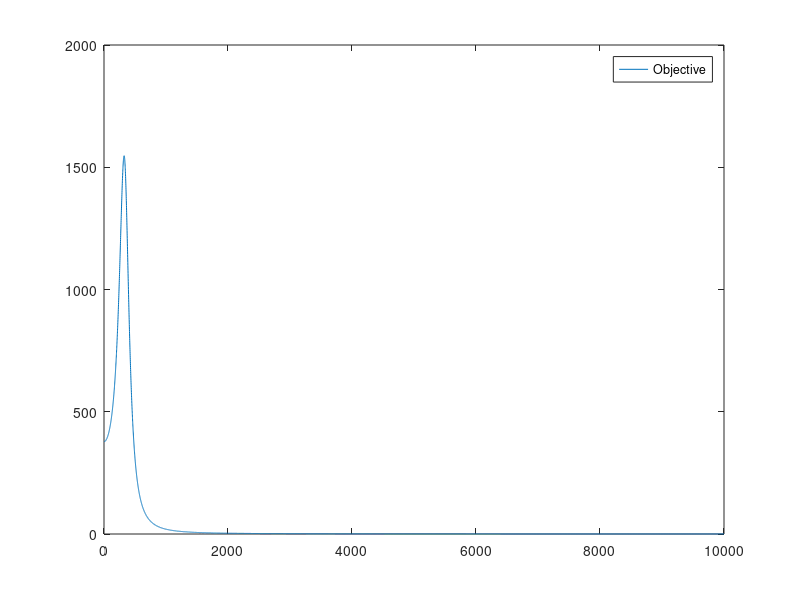
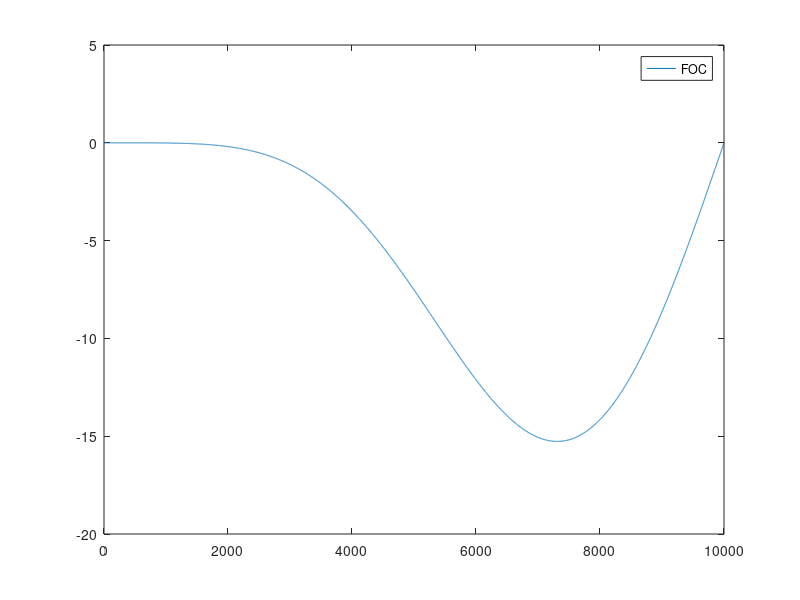
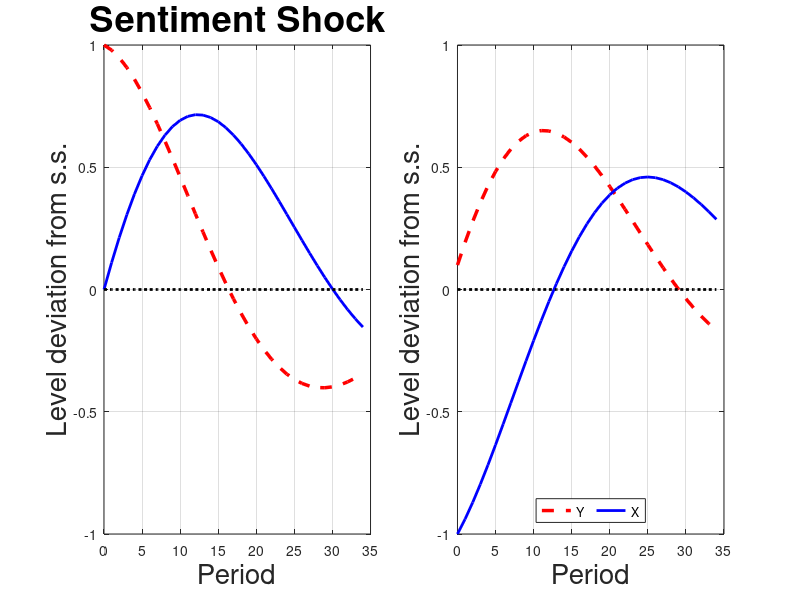

Write the MATLAB code that produced these figures, in order. (Note: this script raises an error after producing the figures.)
%%%%%%%%%%%%%%%%%%%%%%%%%%%%%%%%%%%%%%%%%%%%%%%%%%%%%%%%%%%%%%%%%%%%%%%%%%%
%
%                           Two Equations Model
%                      Brianti, Cormun, February 2019
%
%%%%%%%%%%%%%%%%%%%%%%%%%%%%%%%%%%%%%%%%%%%%%%%%%%%%%%%%%%%%%%%%%%%%%%%%%%%

clear
close all

% Structural Form System
% (1) Y_t = phi    *Y_{t-1} + psi     *X_t      + s_t^S
% (2) X_t = theta  *Y_{t-1} + (1-rho) *X_{t-1}  - s_t^Z

% Reduced Form Model
% (1) Y_t = (phi + psi*theta)  *Y_{t-1} + psi*(1-rho)   *X_{t-1} - psi*s_t^Z + s_t^S
% (2) X_t = theta              *Y_{t-1} + (1-rho)       *X_{t-1} -     s_t^Z

% Parameterization
phi   = 0.99;
psi   = -0.10;
rho   = 0.05;
thet  = .11;

% Eigenvalues Matrix Reduced Form
redu_matrix         = [phi+psi*thet psi*(1-rho); thet (1-rho)];
[AAA,eigens_matrix] = eig(redu_matrix);
eigens_matrix       = diag(eigens_matrix);
eigens_matrix       = sort(eigens_matrix)

% Parameterization
omeg = linspace(0,pi,10000);
omeg = omeg';
bet1 = phi + psi*thet + 1 - rho;
bet2 = - (phi)*(1-rho);
poly  = [1 -bet1 -bet2];
eigens_poly = sort(roots(poly));

if sum((eigens_matrix - eigens_poly).^2) > 10^(-12)
      error('Either Reduced Form Matrix or Polynomial in It is wrong')
end

DEN = 1 + bet1.^2 + bet2.^2 - 2.*bet1.*(1-bet2).*cos(omeg) - 2.*bet2.*cos(2*omeg);
NUM = 1 + (1-rho) - 2.*(1 - rho).*cos(omeg);
obj = NUM./DEN;
check = 2.*(1-rho).*sin(omeg).*DEN ...
      - NUM.*(4.*bet2.*sin(2.*omeg) + 2.*bet1.*(1 - bet2).*sin(omeg));

figure(1)
plot(obj)
legend('Objective')

figure(2)
plot(check)
legend('FOC')

% Sentiment Shocks
Ys(1) = 1;
Xs(1) = 0;
H = 35;
for i = 2:H
      Ys(i) = (phi + psi*thet)*Ys(i-1) + psi*(1-rho)*Xs(i-1);
      Xs(i) = thet*Ys(i-1) + (1-rho)*Xs(i-1);
end
% Technology Shocks
Yz(1) = -psi;
Xz(1) = -1;
for i = 2:H
      Yz(i) = (phi + psi*thet)*Yz(i-1) + psi*(1-rho)*Xz(i-1);
      Xz(i) = thet*Yz(i-1) + (1-rho)*Xz(i-1);
end
close all
figure('Position',[1 41 1920 963])
set(gcf,'color','w');
subplot(1,2,1)
plot(linspace(0,H-1,H),Ys,'--','linewidth', 2.5,'Color','r')
hold on
plot(linspace(0,H-1,H),Xs,'-','linewidth', 2,'Color','b')
grid on
plot([0:H-1]',0*[1:H]',':k','linewidth', 2);
xlabel('Period','fontsize',20);
ylabel('Level deviation from s.s.','fontsize',20);
title('Sentiment Shock', 'fontsize', 26);
hold off
subplot(1,2,2)
plot(linspace(0,H-1,H),Yz,'--','linewidth', 2.5,'Color','r')
hold on
plot(linspace(0,H-1,H),Xz,'-','linewidth', 2,'Color','b')
grid on
plot([0:H-1]',0*[1:H]',':k','linewidth', 2);
xlabel('Period','fontsize',20);
ylabel('Level deviation from s.s.','fontsize',20);
lgd = legend('Y','X','Location','South','Orientation','horizontal');
lgd.FontSize = 30;
legend('boxoff')
title('Technology Shock', 'fontsize', 26);
hold off

% Create the correct path
% base_path = pwd;
% warning off
% if exist([base_path '\Figures'], 'dir')
%       cd([base_path '\Figures']) %for Microsoft
% else
%       cd([base_path '/Figures']) %for Mac
% end
% if exist([base_path '\Export_Fig'], 'dir')
%       addpath([base_path '\Export_Fig']) %for Microsoft
% else
%       addpath([base_path '/Export_Fig']) %for Mac
% end
% warning on
% export_fig(['Theory_IRFs_BOTH.pdf'])
% cd(base_path) %back to the original path
% close


















